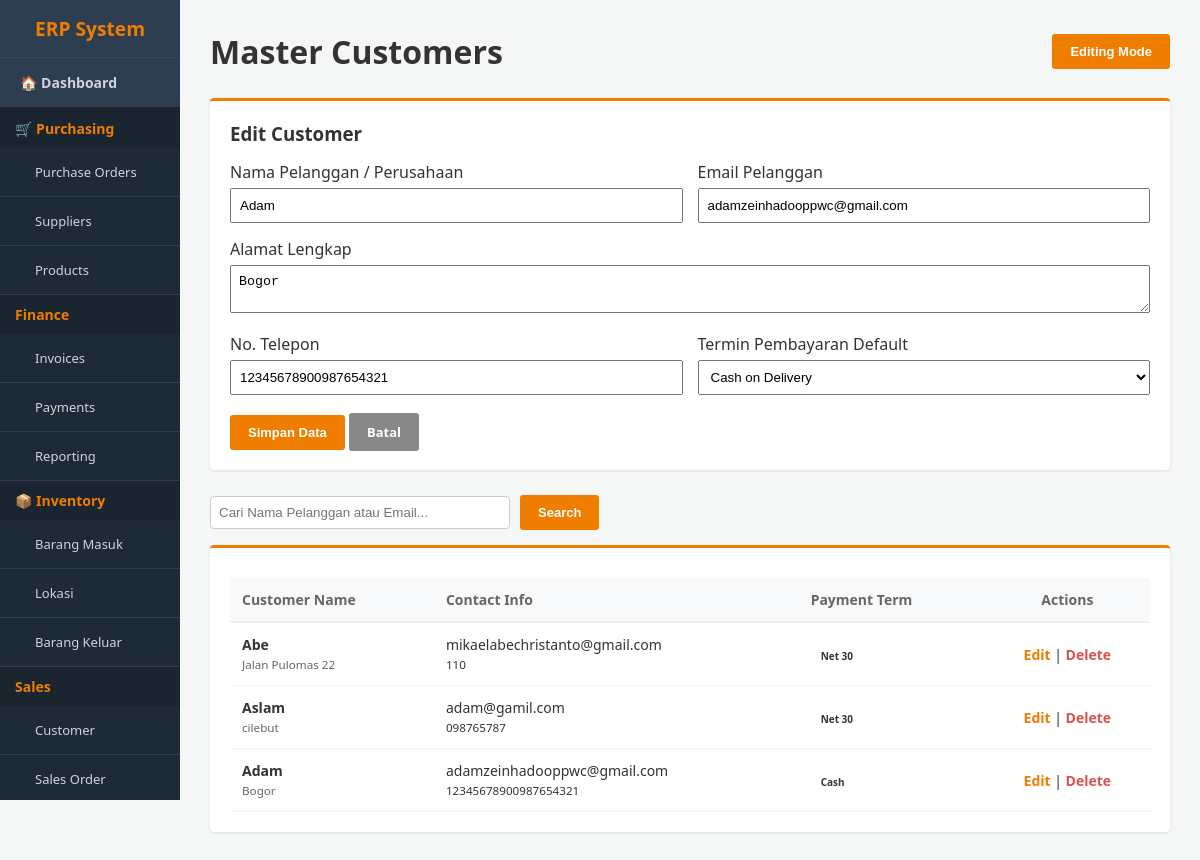
The app's page /customer.php?edit=1 with its own data.
### tables this page shows
CREATE TABLE `customer` (
  `id_customer` int(11) NOT NULL,
  `nama_pelanggan` varchar(100) NOT NULL,
  `alamat` text DEFAULT NULL,
  `email` varchar(50) DEFAULT NULL,
  `telepon` varchar(20) DEFAULT NULL,
  `term_pembayaran` varchar(50) DEFAULT 'Net 30',
  `created_at` timestamp NOT NULL DEFAULT current_timestamp()
);

### customer.php (the view, shortened to what this page needs)
<?php
include 'config.php';
$val = [
    'id_customer' => '', 'nama_pelanggan' => '', 'alamat' => '',
    'email' => '', 'telepon' => '', 'term_pembayaran' => 'Net 30'
];
if (isset($_GET['edit'])) {
    $id = $_GET['edit'];
    $res = mysqli_query($conn, "SELECT * FROM customer WHERE id_customer = $id");
    if ($res) {
        $val = mysqli_fetch_assoc($res);
    }
}
include 'header.php';
?>
<div class="header-bar">
    <h1>Master Customers</h1>
    <button onclick="toggleForm()" class="btn-orange">
        <?= isset($_GET['edit']) ? 'Editing Mode' : '+ Create New Customer' ?>
    </button>
</div>
<div id="form-customer" class="card" style="display: <?= isset($_GET['edit']) ? 'block' : 'none' ?>; margin-bottom: 25px;">
    <h3 style="margin-bottom: 15px;"><?= empty($val['id_customer']) ? 'Add New' : 'Edit' ?> Customer</h3>
    <form method="POST" action="customer.php">
        <div style="display: grid; grid-template-columns: 1fr 1fr; gap: 15px;">
            <div>
                <label>Nama Pelanggan / Perusahaan</label>
                <input type="text" name="nama_pelanggan" style="width:100%; padding:8px; margin-top:5px;" value="<?= $val['nama_pelanggan'] ?>" required>
            </div>
            <div>
                <label>Email Pelanggan</label>
                <input type="email" name="email" style="width:100%; padding:8px; margin-top:5px;" value="<?= $val['email'] ?>">
            </div>
            <div style="grid-column: span 2;">
                <label>Alamat Lengkap</label>
                <textarea name="alamat" style="width:100%; padding:8px; margin-top:5px;" rows="2"><?= $val['alamat'] ?></textarea>
            </div>
            <div>
                <label>No. Telepon</label>
                <input type="text" name="telepon" style="width:100%; padding:8px; margin-top:5px;" value="<?= $val['telepon'] ?>">
            </div>
            <div>
                <label>Termin Pembayaran Default</label>
                <select name="term_pembayaran" style="width:100%; padding:8px; margin-top:5px;">
                    <option value="Cash" <?= $val['term_pembayaran'] == 'Cash' ? 'selected' : '' ?>>Cash on Delivery</option>
                </select>
            </div>
        </div>
        <div style="margin-top: 20px;">
            <button type="submit" name="save_customer" class="btn-orange">Simpan Data</button>
            <a href="customer.php" class="btn-orange" style="background:#888; text-decoration:none;">Batal</a>
        </div>
    </form>
</div>
<div style="margin-bottom: 15px;">
    <form method="GET" action="customer.php" style="display:flex; gap:10px; align-items:center;">
        <input type="text" name="search" placeholder="Cari Nama Pelanggan atau Email..." style="padding: 8px; width: 300px; border: 1px solid #ccc; border-radius: 4px;" value="<?= isset($_GET['search']) ? htmlspecialchars($_GET['search']) : '' ?>">
        <button type="submit" class="btn-orange">Search</button>
    </form>
</div>
<div class="card">
    <table>
        <thead>
            <tr>
                <th>Customer Name</th>
                <th>Contact Info</th>
                <th>Payment Term</th>
                <th style="text-align:center">Actions</th>
            </tr>
        </thead>
        <tbody>
            <?php
            $search_query = "";
            $result = mysqli_query($conn, "SELECT * FROM customer $search_query ORDER BY id_customer DESC");
            if (mysqli_num_rows($result) > 0) {
                while($row = mysqli_fetch_assoc($result)) {
                    echo "<tr>
                        <td>
                            <strong>{$row['nama_pelanggan']}</strong><br>
                            <small style='color:#666'>{$row['alamat']}</small>
                        </td>
                        <td>
                            {$row['email']}<br>
                            <small>{$row['telepon']}</small>
                        </td>
                        <td><span class='badge bg-draft'>{$row['term_pembayaran']}</span></td>
                        <td style='text-align:center'>
                            <a href='customer.php?edit={$row['id_customer']}' style='color:#ef7d00; text-decoration:none; font-weight:bold;'>Edit</a> |
                            <a href='customer.php?delete={$row['id_customer']}' style='color:#d9534f; text-decoration:none; font-weight:bold;' onclick='return confirm(\"Yakin ingin menghapus customer ini?\")'>Delete</a>
                        </td>
                    </tr>";
                }
            } else {
                echo "<tr><td colspan='4' style='text-align:center; padding:20px;'>Belum ada data customer.</td></tr>";
            }
            ?>
        </tbody>
    </table>
</div>
<?php echo "</div></body></html>"; ?>

### header.php (style rules this page uses)
* { box-sizing: border-box; margin: 0; padding: 0; }
body { font-family: 'Segoe UI', Arial, sans-serif; background-color: #f4f7f6; color: #333; display: block; }
.header-bar { display: flex; justify-content: space-between; align-items: center; margin-bottom: 25px; }
.card { background: white; padding: 20px; border-radius: 4px; box-shadow: 0 1px 3px rgba(0,0,0,0.1); border-top: 3px solid #ef7d00; margin-bottom: 25px; }
table, .table-odoo { width: 100%; border-collapse: collapse; margin-top: 10px; font-size: 14px; }
table th, .table-odoo th { background-color: #f8f9fa; text-align: left; padding: 12px; border-bottom: 2px solid #eee; color: #666; }
table td, .table-odoo td { padding: 12px; border-bottom: 1px solid #f1f1f1; }
.btn-orange { background-color: #ef7d00; color: white; padding: 10px 18px; border: none; border-radius: 3px; cursor: pointer; text-decoration: none; font-size: 13px; font-weight: bold; }
.badge { padding: 4px 10px; border-radius: 20px; font-size: 10px; font-weight: bold; }

### records on screen
customer: nama_pelanggan "Adam", email "adamzeinhadooppwc@gmail.com", alamat "Bogor", telepon "12345678900987654321", term_pembayaran "Cash on Delivery", term_pembayaran "Cash"
customer: nama_pelanggan "Abe", alamat "Jalan Pulomas 22", email "mikaelabechristanto@gmail.com", telepon "110", term_pembayaran "Net 30"
customer: nama_pelanggan "Aslam", alamat "cilebut", email "adam@gamil.com", telepon "098765787", term_pembayaran "Net 30"
